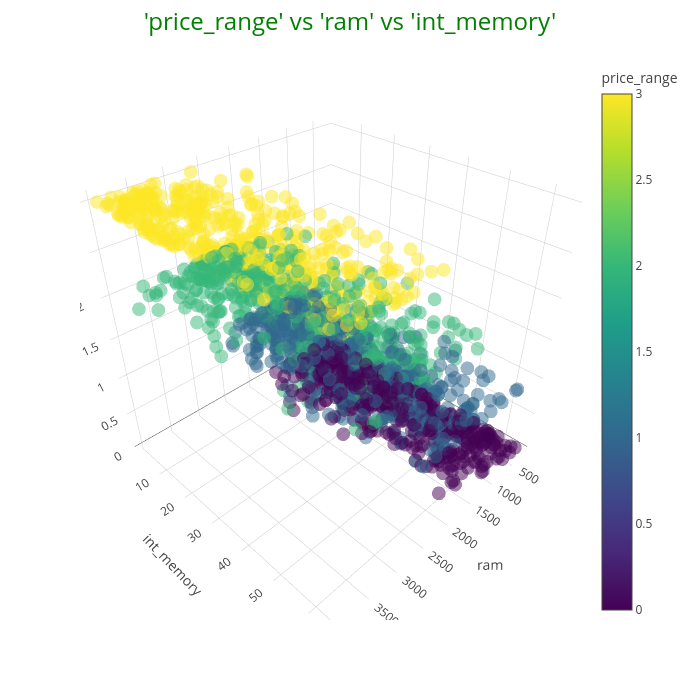

This figure's notebook cell:
### Code cell
def Scatter3d(x='ram', y='int_memory', z='price_range', color='price_range'):
    fig = px.scatter_3d(df, x=x, y=y, z=z, color=color, template='gridon', opacity=0.5)
    fig.update_layout(width=700, height=700, title={'text': f"'{z}' vs '{x}' vs '{y}'", 'font': {'size': 24, 'color': 'green'}})
    fig.show()
Scatter3d()

### Figure 1 — Plotly figure (JSON) as saved in the notebook; plotly's stock layout.template omitted (floating-point values rounded to 4 significant figures; data arrays with more than 128 entries replaced by an {"elided": "..."} marker saying what was removed)
{"data": [{"hovertemplate": "ram=%{x}<br>int_memory=%{y}<br>price_range=%{marker.color}<extra></extra>", "legendgroup": "", "marker": {"color": {"elided": "2000 int values"}, "coloraxis": "coloraxis", "opacity": 0.5, "symbol": "circle"}, "mode": "markers", "name": "", "scene": "scene", "showlegend": false, "type": "scatter3d", "x": {"elided": "2000 int values"}, "y": {"elided": "2000 int values"}, "z": {"elided": "2000 int values"}}], "layout": {"coloraxis": {"colorbar": {"title": {"text": "price_range"}}, "colorscale": [[0, "#440154"], [0.1111, "#482878"], [0.2222, "#3e4989"], [0.3333, "#31688e"], [0.4444, "#26828e"], [0.5556, "#1f9e89"], [0.6667, "#35b779"], [0.7778, "#6ece58"], [0.8889, "#b5de2b"], [1, "#fde725"]]}, "height": 700, "legend": {"tracegroupgap": 0}, "margin": {"t": 60}, "scene": {"aspectmode": "auto", "aspectratio": {"x": 1, "y": 1, "z": 1}, "domain": {"x": [0, 1], "y": [0, 1]}, "xaxis": {"title": {"text": "ram"}, "type": "linear"}, "yaxis": {"title": {"text": "int_memory"}, "type": "linear"}, "zaxis": {"title": {"text": "price_range"}, "type": "linear"}}, "title": {"font": {"color": "green", "size": 24}, "text": "'price_range' vs 'ram' vs 'int_memory'"}, "width": 700}}
